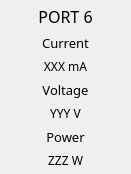
     <widget class="QWidget" name="verticalLayoutWidget_9">
      <property name="geometry">
       <rect>
        <x>290</x>
        <y>200</y>
        <width>131</width>
        <height>171</height>
       </rect>
      </property>
      <layout class="QVBoxLayout" name="verticalLayout_9">
       <property name="leftMargin">
        <number>5</number>
       </property>
       <property name="topMargin">
        <number>5</number>
       </property>
       <property name="rightMargin">
        <number>5</number>
       </property>
       <property name="bottomMargin">
        <number>5</number>
       </property>
       <item>
        <widget class="QLabel" name="port6_label">
         <property name="font">
          <font>
           <family>BIZ UDPゴシック</family>
           <pointsize>12</pointsize>
          </font>
         </property>
         <property name="text">
          <string>PORT 6</string>
         </property>
         <property name="alignment">
          <set>Qt::AlignCenter</set>
         </property>
        </widget>
       </item>
       <item>
        <widget class="QLabel" name="label_42">
         <property name="font">
          <font>
           <family>BIZ UDPゴシック</family>
           <pointsize>10</pointsize>
          </font>
         </property>
         <property name="text">
          <string>Current</string>
         </property>
         <property name="alignment">
          <set>Qt::AlignCenter</set>
         </property>
        </widget>
       </item>
       <item>
        <widget class="QLabel" name="label_port6_current_value">
         <property name="font">
          <font>
           <family>BIZ UDPゴシック</family>
           <pointsize>9</pointsize>
          </font>
         </property>
         <property name="text">
          <string>XXX mA</string>
         </property>
         <property name="alignment">
          <set>Qt::AlignCenter</set>
         </property>
        </widget>
       </item>
       <item>
        <widget class="QLabel" name="label_44">
         <property name="font">
          <font>
           <family>BIZ UDPゴシック</family>
           <pointsize>10</pointsize>
          </font>
         </property>
         <property name="text">
          <string>Voltage</string>
         </property>
         <property name="alignment">
          <set>Qt::AlignCenter</set>
         </property>
        </widget>
       </item>
       <item>
        <widget class="QLabel" name="label_port6_voltage_value">
         <property name="font">
          <font>
           <family>BIZ UDPゴシック</family>
           <pointsize>9</pointsize>
          </font>
         </property>
         <property name="text">
          <string>YYY V</string>
         </property>
         <property name="alignment">
          <set>Qt::AlignCenter</set>
         </property>
        </widget>
       </item>
       <item>
        <widget class="QLabel" name="label_46">
         <property name="font">
          <font>
           <family>BIZ UDPゴシック</family>
           <pointsize>10</pointsize>
          </font>
         </property>
         <property name="text">
          <string>Power</string>
         </property>
         <property name="alignment">
          <set>Qt::AlignCenter</set>
         </property>
        </widget>
       </item>
       <item>
        <widget class="QLabel" name="label_port6_power_value">
         <property name="font">
          <font>
           <family>BIZ UDPゴシック</family>
           <pointsize>9</pointsize>
          </font>
         </property>
         <property name="text">
          <string>ZZZ W</string>
         </property>
         <property name="alignment">
          <set>Qt::AlignCenter</set>
         </property>
        </widget>
       </item>
      </layout>
     </widget>
